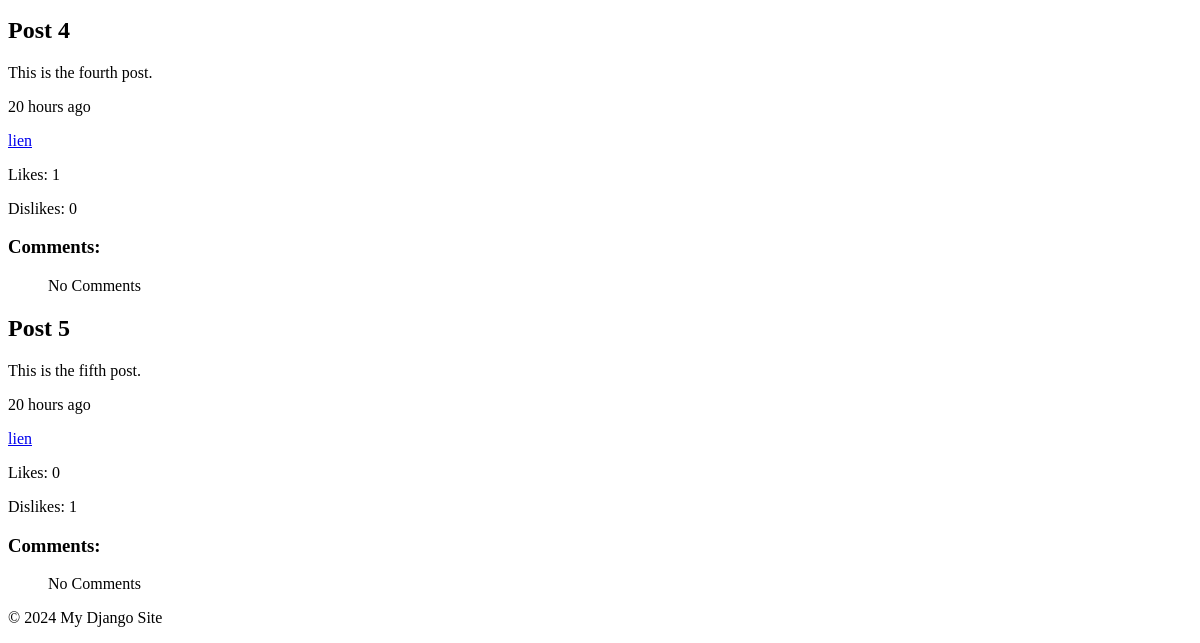
Before: / (lower part) with the older database file.
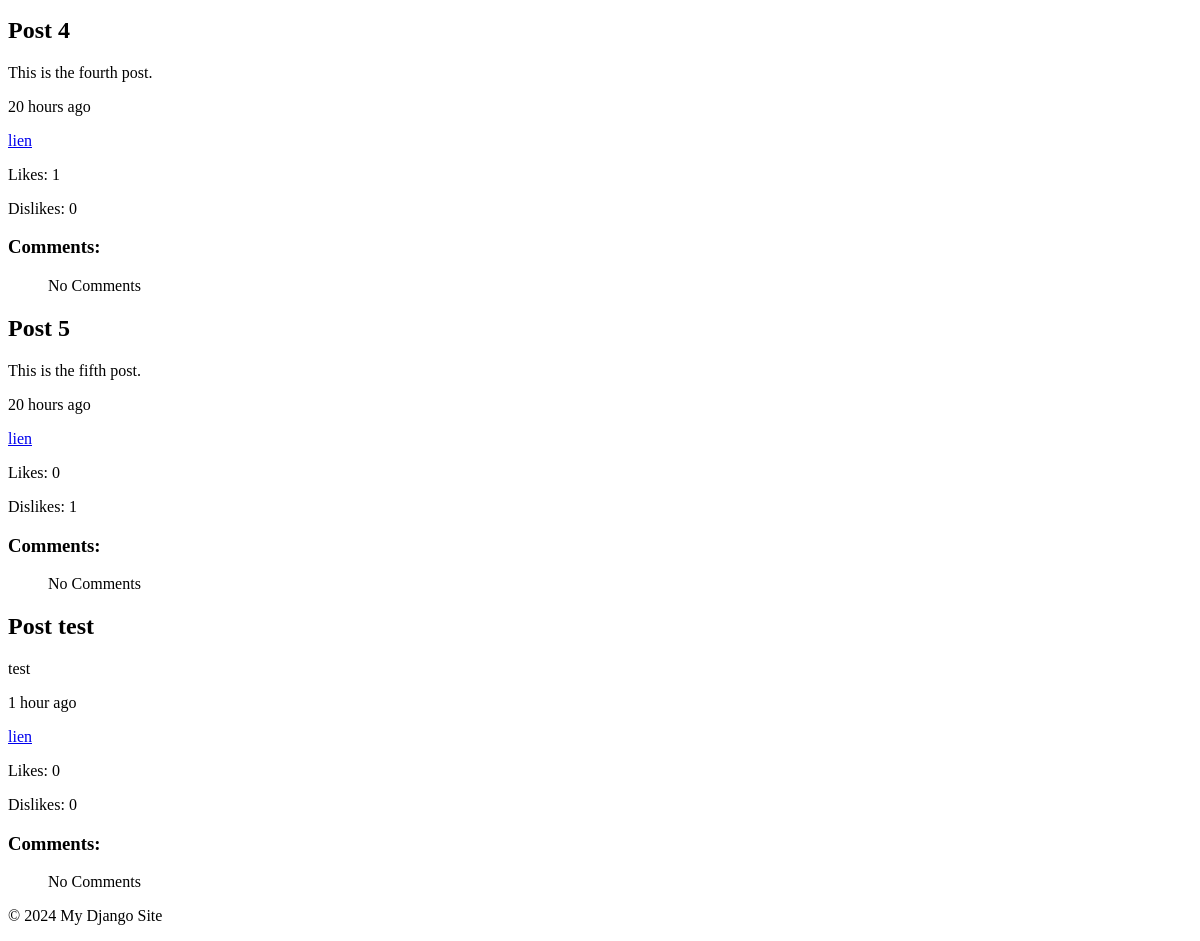
After: the same page with the newer database file.
### main/models.py (models this page shows, shortened)
class Post(models.Model):
    id = models.UUIDField( primary_key = True, unique=True,
         default = uuid.uuid4,  editable = False)
    title = models.CharField(max_length=100)
    text = models.CharField(max_length=1000)
    hashtags =models.CharField(max_length=1000,default="")
    Date = models.DateTimeField(default=timezone.now)
    user =  models.ForeignKey(User,on_delete=models.CASCADE)

### main/views.py (the view)
# urls.py: path("",view=views.home,name="home"),
def home(request):
    posts = Post.objects.all()
    posts_data = []
    for post in posts:
        comments = Comment.objects.filter(post=post)
        comments_data = []
        for comment in comments:
            comments_data.append({
                'comment': comment,
                'timedelta': human_time_difference(comment.Date),
                'likes': CommentLike.objects.filter(comment=comment).count(),
                'dislikes': CommentDislike.objects.filter(comment=comment).count()
            })
        posts_data.append({
            'post': post,
            'timedelta': human_time_difference(post.Date),
            'likes': Like.objects.filter(post=post).count(),
            'dislikes': Dislike.objects.filter(post=post).count(),
            'comments': comments_data
        })
    return render(request, 'index.html', {'posts_data': posts_data})

### MyUser/models.py (called while the page is built)
    def get_full_name(self):
        return self.fname+" "+self.lname

### main/utils.py (called while the page is built)
def human_time_difference(from_time:datetime, to_time:datetime|None =None ) -> str:
    if to_time is None:
        to_time = datetime.now(tz=timezone.utc)
    td :timedelta=  to_time - from_time
    if td.days >= 7:
        weeks = td.days // 7
        return f"{weeks} week{'s' if weeks > 1 else ''} ago"
    elif td.days > 0:
        return f"{td.days} day{'s' if td.days > 1 else ''} ago"
    else:
        hours = td.seconds // 3600
        if hours > 0:
            return f"{hours} hour{'s' if hours > 1 else ''} ago"
        else:
            minutes = td.seconds // 60
            if minutes > 0:
                return f"{minutes} minute{'s' if minutes > 1 else ''} ago"
            else:
                return f"{td.seconds} second{'s' if td.seconds > 1 else ''} ago"

### main/templates/index.html (shortened to what this page needs)
{% extends 'base.html' %}
{% block content %}
{% for post_data in posts_data %}
        <div>
            <h2>{{ post_data.post.title }}</h2>
            <p>{{ post_data.post.text }}</p>
            <p>{{ post_data.timedelta }}</p>
            <a href="{% url 'spost' post_id=post_data.post.pk%}">lien</a>
            <p>Likes: {{ post_data.likes }}</p>
            <p>Dislikes: {{ post_data.dislikes }}</p>
            <h3>Comments:</h3>
            <ul>
                {% for comment_data in post_data.comments %}
                    <li>
                        <p>{{ comment_data.comment.text }}</p>
                        <p>By: {{ comment_data.comment.user.get_full_name }}</p>
                        <p>Likes: {{ comment_data.likes }}</p>
                        <p>Dislikes: {{ comment_data.dislikes }}</p>
                    </li>
                    {% empty %}
                    <p>No Comments</p>
                {% endfor %}
            </ul>
        </div>
        {% empty %}
                    <p>No posts</p>
    {% endfor %}
{% endblock %}

### templates/base.html (shortened to what this page needs)
<!DOCTYPE html>
{% load static %}
<html lang="en">
<head>
    <link rel="stylesheet" href="{% static 'css/styles.css' %}">
</head>
<body>
    <main>
        {% block content %}{% endblock %}
    </main>
    <footer>
        <p>&copy; 2024 My Django Site</p>
    </footer>
</body>
</html>

Changed rows visible on the page:
added Post: post "Post test", post.text "test", timedelta "1 hour ago", likes "0", dislikes "0"
